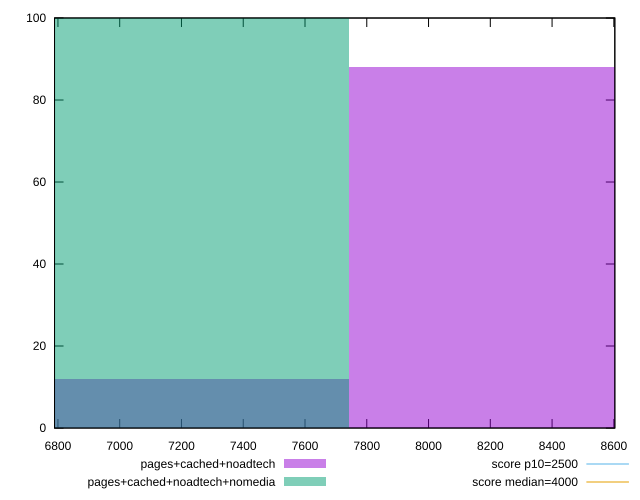

This figure's gnuplot source:
reset

$pagesCachedNoadtech <<EOF
8260.112395755825 88
7227.598346286347 12
EOF

$pagesCachedNoadtechNomedia <<EOF
7227.598346286347 100
EOF

set key outside below
set boxwidth 1032.514049469478
set xrange [6788.971499999998:8603.185999999998]
set yrange [0:100]
set trange [0:100]
set style fill transparent solid 0.5 noborder

set parametric
set terminal svg size 640, 500 enhanced background rgb 'white'
set output "report_00016_2021-02-10T13-31-48.338Z/largest-contentful-paint/comparison/histogram/2_vs_3.svg"

plot $pagesCachedNoadtech title "pages+cached+noadtech" with boxes, \
     $pagesCachedNoadtechNomedia title "pages+cached+noadtech+nomedia" with boxes, \
     2500,t title "score p10=2500", \
     4000,t title "score median=4000"

reset
